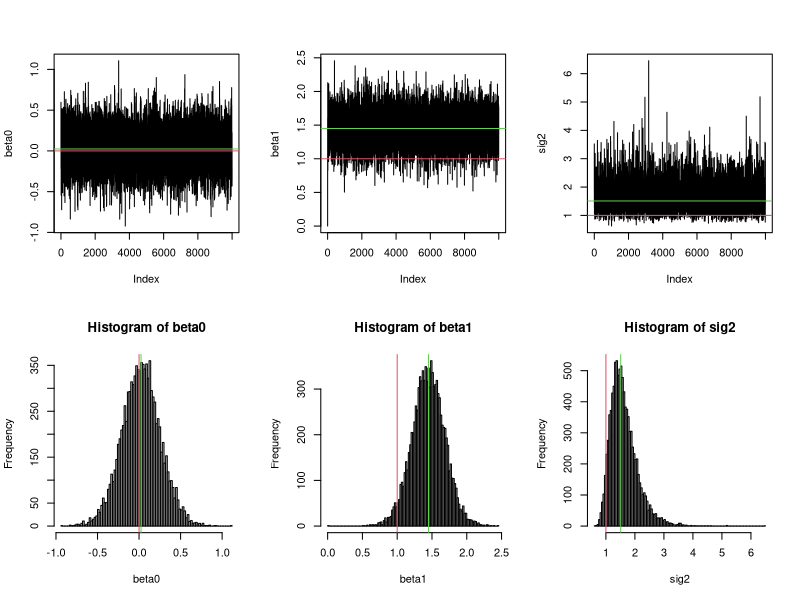

Write the R code that produced this figure.
rm(list=ls())
############
#Get Data
############
set.seed(525)
beta.true=c(0,1); n=30
x=rnorm(n)
sig.true=1
Y=cbind(1,x)%*%beta.true+rnorm(n,0,sqrt(sig.true))

############
#Set up priors
############
tau=10000 #big prior variances for beta
a=0.001; b=0.001  #common noninformative prior for sig2

############
#Initialize Gibbs Sampler
############
nits=10000
beta0=beta1=sig2=rep(NA,nits)
beta0[1]=0  #why not? -- assume that there is no relationship 
beta1[1]=0  #ditto
sig2[1]=var(Y) # bayes data driven approach to initiate the algorithm 
 
#############
#Gibbs Sampler
#############
for(it in 2:nits){
  #########
  #update beta0
  ########
  mumean=tau/(tau+sig2[it-1]/n) * mean(Y-x*beta1[it-1]) ## this is a mean for the beta 0 sampling distribution 
  muvar =(tau * sig2[it-1]/n) / (tau + sig2[it-1]/n) ## this is a variance for the beta 0 sampling distribution 
  beta0[it]=rnorm(1,mumean,sqrt(muvar)) # this is one draw from the updated sampling distribution of beta 

  #########
  #update beta1
  ########
  mumean=tau/(tau+sig2[it-1]/sum(x^2)) * sum(x*(Y-beta0[it]))/sum(x^2)
  muvar =(tau * sig2[it-1]/sum(x^2)) / (tau + sig2[it-1]/sum(x^2))
  beta1[it]=rnorm(1,mumean,sqrt(muvar))

  #########
  #update sig2
  #########
  sig2[it]=1/rgamma(1,n/2+a,sum( (Y-beta0[it]-x*beta1[it])^2 )/2 + b)
}

fit=lm(Y~x)
par(mfrow=c(2,3))
plot(beta0,type='l')
abline(h=beta.true[1],col=2); abline(h=fit$coef[1],col=3)
plot(beta1,type='l')
abline(h=beta.true[2],col=2); abline(h=fit$coef[2],col=3)
plot(sig2,type='l')
abline(h=sig.true,col=2); abline(h=summary(fit)$sigma^2,col=3)
hist(beta0,breaks=100)
abline(v=beta.true[1],col=2); abline(v=fit$coef[1],col=3)
hist(beta1,breaks=100)
abline(v=beta.true[2],col=2); abline(v=fit$coef[2],col=3)
hist(sig2,breaks=100)
abline(v=sig.true,col=2); abline(v=summary(fit)$sigma^2,col=3)
